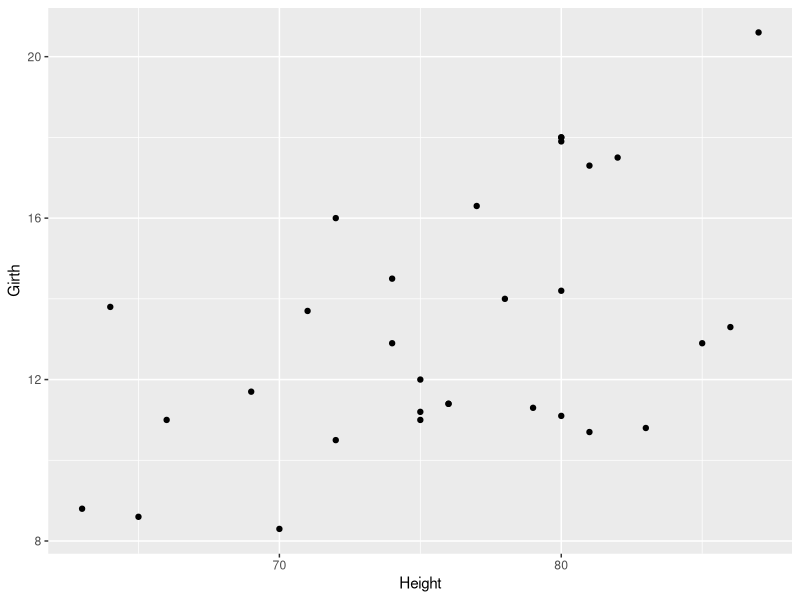
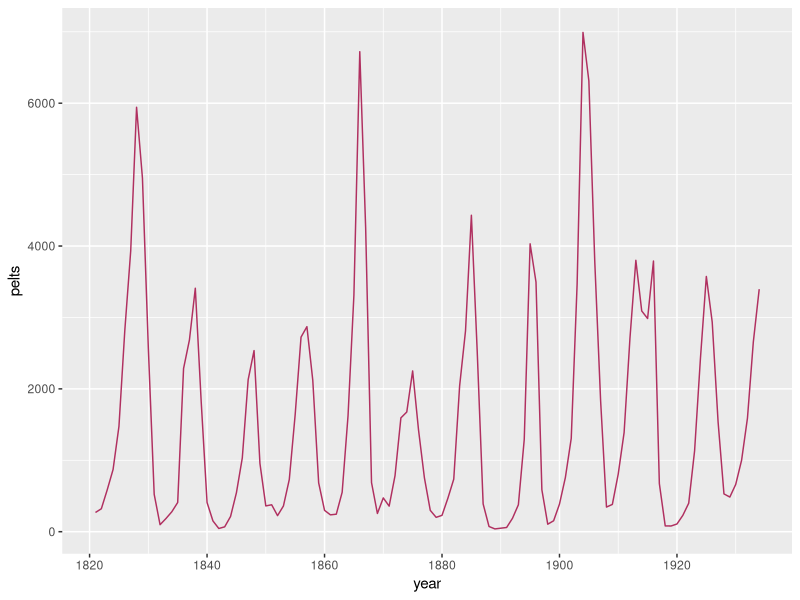
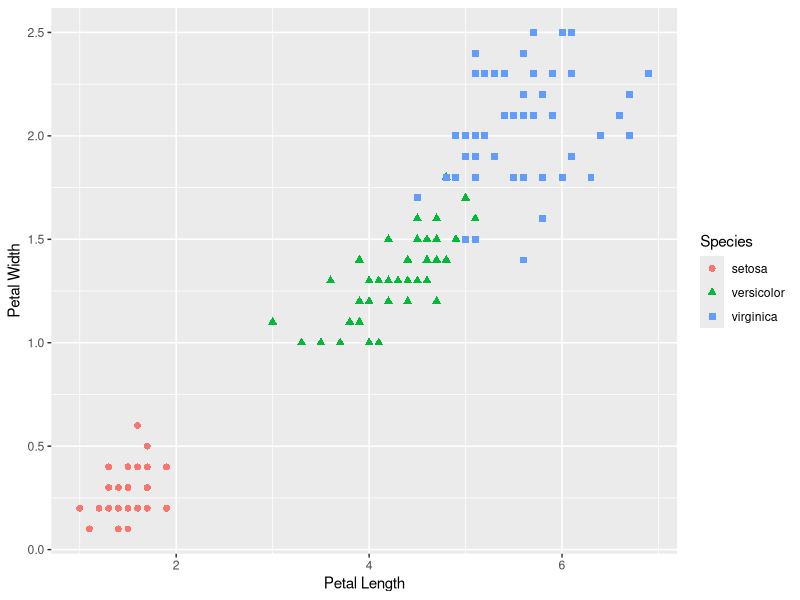
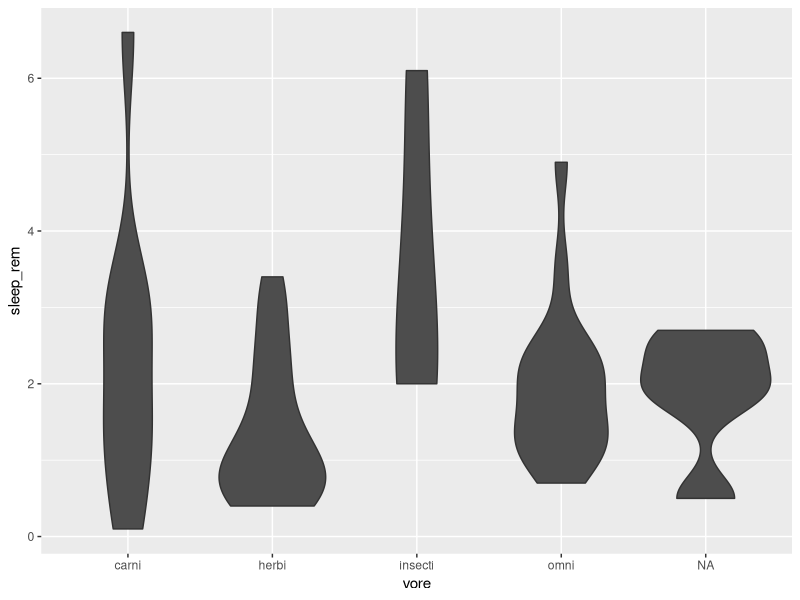
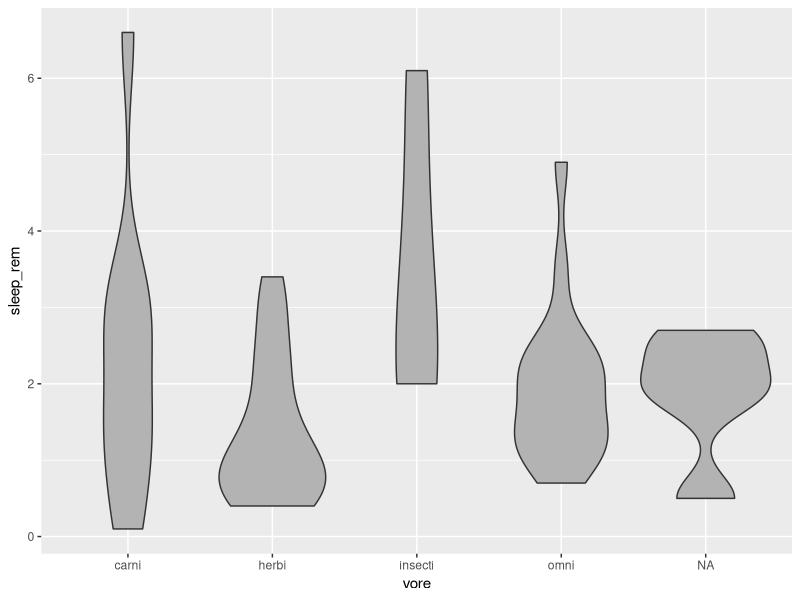
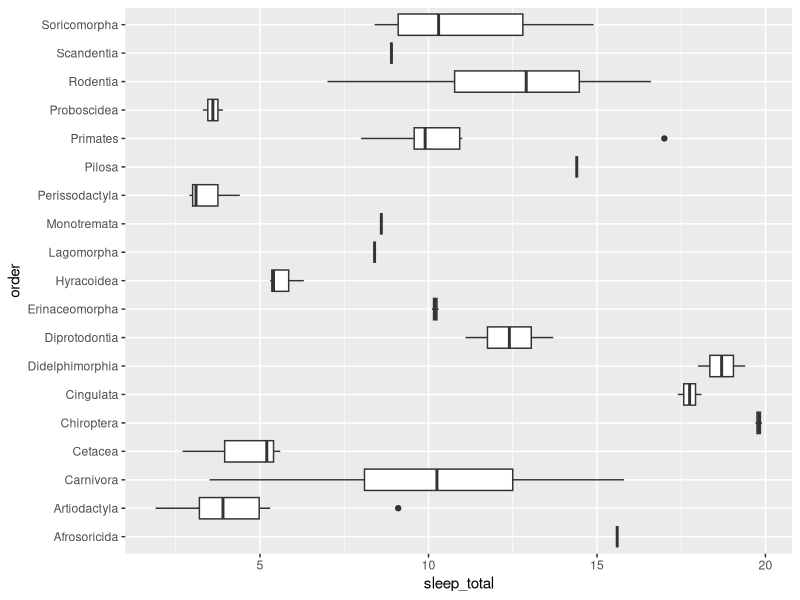
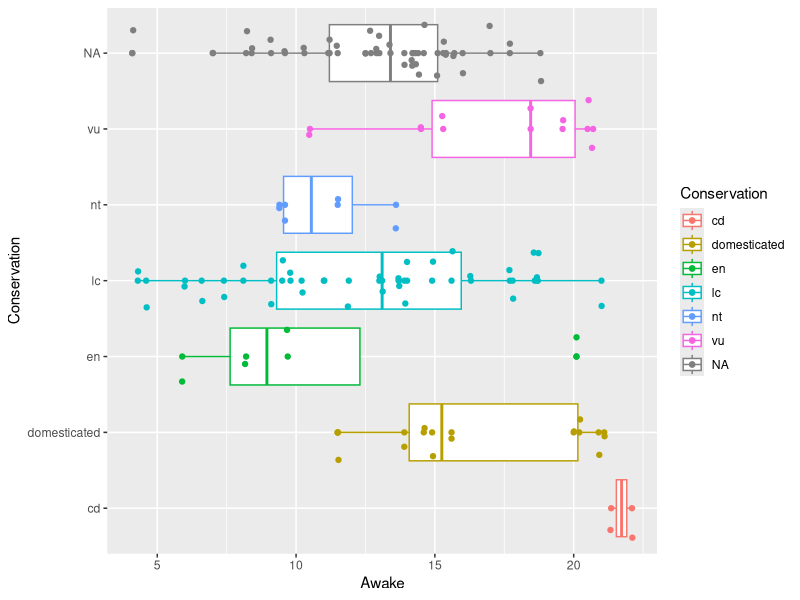
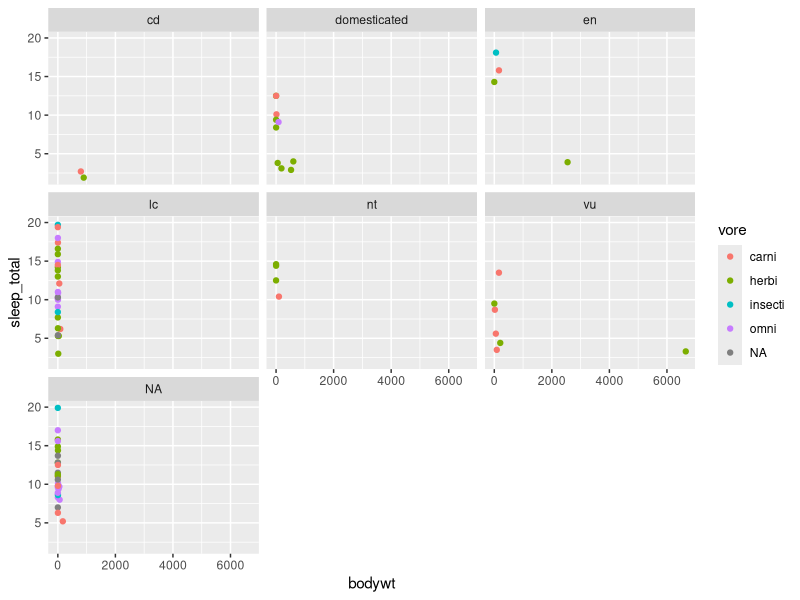

Recreate these plots in R, in order.
## ---- chunk 1
library(tidyverse)
## ---- chunk 2
data(trees)
?trees
## ---- chunk 3
ggplot(data = trees) + 
  geom_point(mapping = aes(x = Height, y = Girth))
## ---- chunk 4
year <- c(1821:1934)
## ---- chunk 5
data(lynx)
?lynx
## ---- chunk 6
class(lynx)
## ---- chunk 7
pelts <- as.vector(lynx)
## ---- chunk 8
lynx_pelts <- data.frame(year, pelts)
## ---- chunk 9
ggplot(data = lynx_pelts) + 
  geom_line(mapping = aes(x = year, y = pelts), color = "Maroon")
## ---- chunk 10
data("iris")
?iris
## ---- chunk 11
ggplot(data = iris) + 
  geom_point(mapping = aes(x = Petal.Length, y = Petal.Width, shape = Species, color = Species), size = 2) +
  labs(x = "Petal Length", y = "Petal Width")
## ---- chunk 12
data("msleep")
?msleep
## ---- chunk 13
ggplot(data = msleep) +
  geom_violin(mapping = aes(x = vore, y = sleep_rem), fill = "gray30")
ggplot(data = msleep) +
  geom_violin(mapping = aes(x = vore, y = sleep_rem), fill = "gray70")
## ---- chunk 14
ggplot(data = msleep) + 
  geom_boxplot(mapping = aes(x = order, y = sleep_total)) +
  coord_flip()
## ---- chunk 15
ggplot(data = msleep, mapping = aes(x = conservation, y = awake, color = conservation)) +
  geom_boxplot() +
  geom_point() +
  geom_jitter() +
  labs(x = "Conservation", y = "Awake") +
  coord_flip() +
  scale_color_discrete(name = "Conservation")
## ---- chunk 16
ggplot(data = msleep, mapping = aes(x = bodywt, y = sleep_total, color = vore)) +
  facet_wrap(~conservation, ncol = 3) +
  geom_point()
## ---- chunk 17
ggplot(data = msleep, mapping = aes(x = bodywt, y = sleep_total, color = vore)) +
  facet_wrap(~genus, ncol = 3) +
  geom_point()
## ---- chunk 18
ggplot(data = msleep, mapping = aes(x = brainwt, y = awake, color = order)) +
  geom_point()
